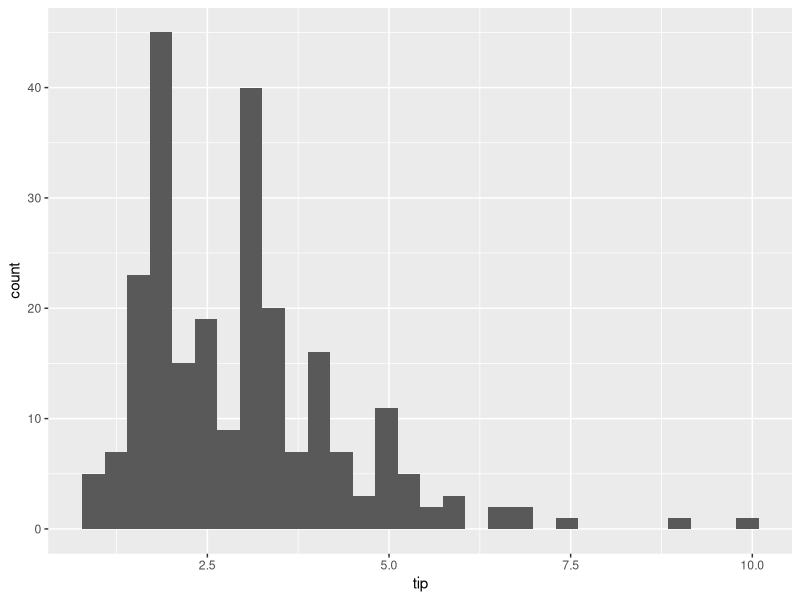

Reproduce this figure in R.
data(tips, package='reshape2')
head(tips)

tips$tip
mean(tips$tip)

library(ggplot2)
ggplot(tips, aes(x=tip)) + geom_histogram()

t.test(tips$tip, mu=2.5, alternative='two.sided')

t.test(tip ~ sex, data=tips)
